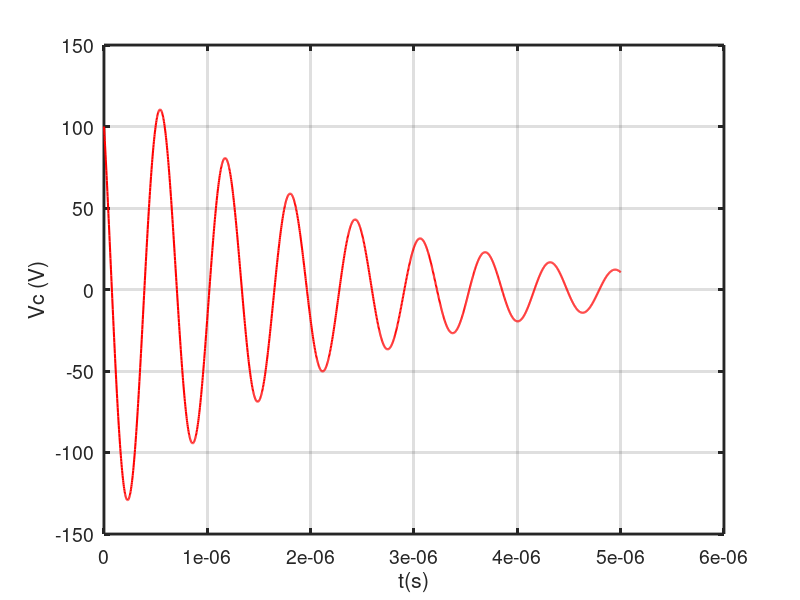

Reproduce this figure in MATLAB.

	
C=1e-9;
L=10e-6;
R=1e3;

Vc0=1e2;
IL0=1;

wn=1/sqrt(L*C);

ksi=(1/(2*R))*sqrt(L/C);


a=-IL0/C;
b=Vc0;

timeOscil=linspace(0,5e-6,2000);



for i=1:length(timeOscil)

    VCoscilOut(i)=exp(-ksi*wn*timeOscil(i))*((1/(wn*sqrt(1-ksi^2)))*(a-b*ksi*wn)*sin(wn*sqrt(1-ksi^2)*timeOscil(i))+b*cos(wn*sqrt(1-ksi^2)*timeOscil(i)));

end
	
	
	
figure(1)	
lWidth=1.5;
plot(timeOscil,VCoscilOut,'r','LineWidth',lWidth)
xlabel("t(s)", "fontsize", 14)
ylabel("Vc (V)", "fontsize", 14)
set(gca, "linewidth", 2, "fontsize", 14)
grid on
	 
	 
	 


	 
